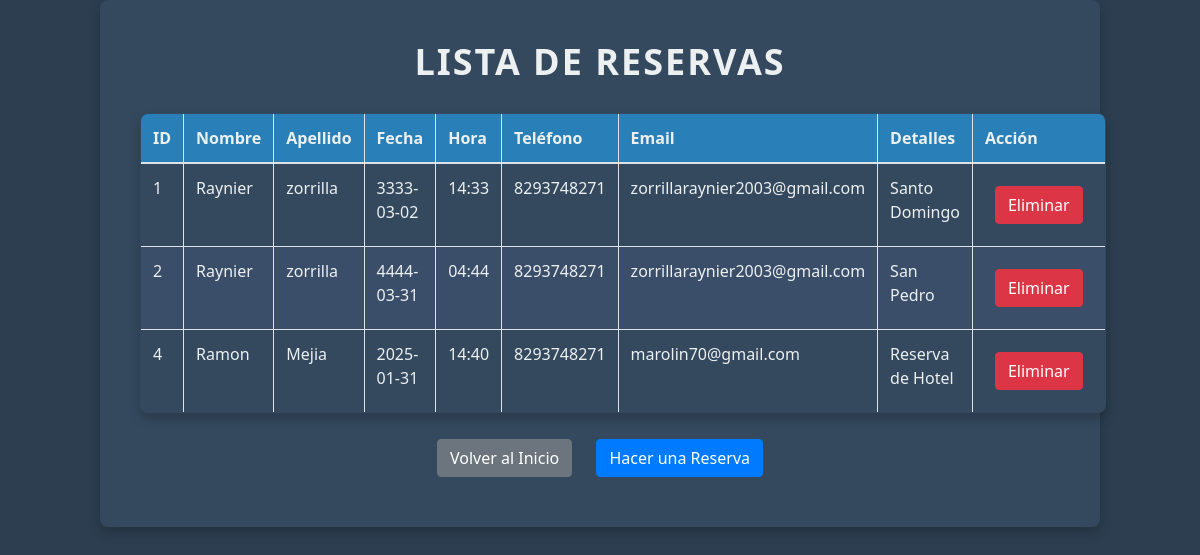
The app's page /reservas with its own data.
### tables this page shows
CREATE TABLE reservas (
            id INTEGER PRIMARY KEY AUTOINCREMENT,
            nombre TEXT NOT NULL,
            apellido TEXT NOT NULL,
            fecha TEXT NOT NULL,
            hora TEXT NOT NULL,
            telefono TEXT,
            email TEXT,
            detalles TEXT
        );

### main.py (the view)
@app.route('/reservas')
def reservas():
    conn = sqlite3.connect('reservas.db')
    cursor = conn.cursor()
    cursor.execute('SELECT * FROM reservas')
    reservas = cursor.fetchall()
    conn.close()
    return render_template('reservas.html', reservas=reservas)

### templates/reservas.html (shortened to what this page needs)
<!DOCTYPE html>
<html>
<head>
    <link href="https://stackpath.bootstrapcdn.com/bootstrap/4.3.1/css/bootstrap.min.css" rel="stylesheet">
    <link rel="stylesheet" href="{{ url_for('static', filename='style.css') }}">
</head>
<body>
    <div class="container text-center">
        <h1>Lista de Reservas</h1>
        <table class="table table-bordered mt-4">
            <thead>
                <tr>
                    <th>ID</th>
                    <th>Nombre</th>
                    <th>Apellido</th>
                    <th>Fecha</th>
                    <th>Hora</th>
                    <th>Teléfono</th>
                    <th>Email</th>
                    <th>Detalles</th>
                    <th>Acción</th>
                </tr>
            </thead>
            <tbody>
                {% for reserva in reservas %}
                <tr>
                    <td>{{ reserva[0] }}</td>
                    <td>{{ reserva[1] }}</td>
                    <td>{{ reserva[2] }}</td>
                    <td>{{ reserva[3] }}</td>
                    <td>{{ reserva[4] }}</td>
                    <td>{{ reserva[5] }}</td>
                    <td>{{ reserva[6] }}</td>
                    <td>{{ reserva[7] }}</td>
                    <td>
                        <a href="{{ url_for('eliminar_reserva', id=reserva[0]) }}" class="btn btn-danger" onclick="return confirm('¿Estás seguro de que quieres eliminar esta reserva?')">Eliminar</a>
                    </td>
                </tr>
                {% endfor %}
            </tbody>
        </table>
        <a href="{{ url_for('index') }}" class="btn btn-secondary">Volver al Inicio</a>
        <a href="{{ url_for('reservar') }}" class="btn btn-primary">Hacer una Reserva</a>
    </div>
</body>
</html>

### static/style.css (style rules this page uses)
body { font-family: 'Segoe UI', Tahoma, Geneva, Verdana, sans-serif; background-color: #2c3e50; color: #ecf0f1; margin: 0; padding: 0; }
.container { max-width: 1000px; margin: 0 auto; padding: 40px; background-color: #34495e; border-radius: 8px; box-shadow: 0 6px 12px rgba(0, 0, 0, 0.2); text-align: center; }
h1 { font-size: 36px; color: #ecf0f1; margin-bottom: 30px; text-transform: uppercase; letter-spacing: 2px; font-weight: bold; }
a { color: #3498db; text-decoration: none; margin: 10px; display: inline-block; font-size: 18px; transition: all 0.3s ease; }
table { width: 100%; border-collapse: collapse; margin-top: 30px; background-color: #34495e; border-radius: 8px; overflow: hidden; box-shadow: 0 6px 12px rgba(0, 0, 0, 0.2); }
table, th, td { border: 1px solid #7f8c8d; }
th, td { padding: 12px; text-align: left; color: #ecf0f1; }
th { background-color: #2980b9; font-weight: bold; }
tr:nth-child(even) { background-color: #3b4e69; }

### records on screen
reservas: id "1", nombre "Raynier", apellido "zorrilla", fecha "3333-03-02", hora "14:33", telefono "8293748271", email "zorrillaraynier2003@gmail.com", detalles "Santo Domingo"
reservas: id "2", nombre "Raynier", apellido "zorrilla", fecha "4444-03-31", hora "04:44", telefono "8293748271", email "zorrillaraynier2003@gmail.com", detalles "San Pedro"
reservas: id "4", nombre "Ramon", apellido "Mejia", fecha "2025-01-31", hora "14:40", telefono "8293748271", email "marolin70@gmail.com", detalles "Reserva de Hotel"
